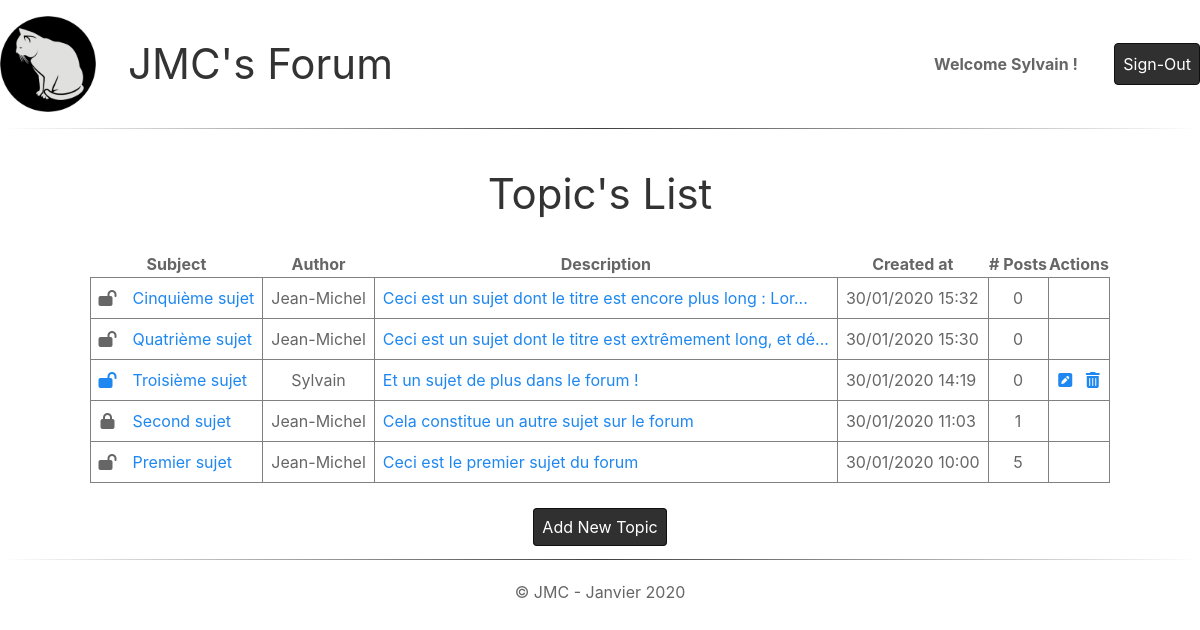
/index.php (signed in), run on the app's committed database.
### tables this page shows
CREATE TABLE IF NOT EXISTS `topic` (
  `id_topic` int(11) NOT NULL AUTO_INCREMENT,
  `title` varchar(255) NOT NULL,
  `description` text NOT NULL,
  `created_at` datetime NOT NULL DEFAULT CURRENT_TIMESTAMP,
  `id_user` int(11) NOT NULL,
  `is_closed` int(1) NOT NULL DEFAULT '0',
  PRIMARY KEY (`id_topic`),
  KEY `topic_user_FK` (`id_user`),
  CONSTRAINT `topic_user_FK` FOREIGN KEY (`id_user`) REFERENCES `user` (`id_user`)
);

CREATE TABLE IF NOT EXISTS `user` (
  `id_user` int(11) NOT NULL AUTO_INCREMENT,
  `passwd` varchar(255) NOT NULL DEFAULT '0',
  `registered_at` datetime NOT NULL DEFAULT CURRENT_TIMESTAMP,
  `last_visit` datetime NOT NULL DEFAULT CURRENT_TIMESTAMP,
  `firstname` varchar(32) DEFAULT NULL,
  `lastname` varchar(32) DEFAULT NULL,
  `mail` varchar(255) NOT NULL,
  `pseudo` varchar(32) NOT NULL,
  PRIMARY KEY (`id_user`),
  UNIQUE KEY `user_AK` (`pseudo`)
);

### src/controllers/TopicController.class.php (called while the page is built, shortened)
<?php
    require_once MODEL_PATH."TopicModel.class.php";
    final class TopicController implements ControllerInterface {
        private $_topic ;
        public function __construct(){
            $this->_topic = new TopicModel();
        }
        public function indexAction(){
            return array(
                "view" => 'viewTopics.php',
                "data" => $this->_topic->getTopicsList()
            );
        }
    }
?>

### src/models/TopicModel.class.php (called while the page is built, shortened)
<?php
    final class TopicModel extends DBC {
        public function getTopicsList() {
            $sql = "SELECT t.id_topic, t.title, t.description, t.created_at, t.is_closed, u.pseudo, COUNT(p.id_post) AS nb_posts FROM topic t
                    JOIN user u
                    ON t.id_user = u.id_user
                    LEFT JOIN post p
                    ON t.id_topic = p.id_topic
                    GROUP BY t.id_topic
                    ORDER BY t.created_at DESC" ;
            $stmt = self::$_connexion->query($sql) ;
            return ($stmt->fetchAll()) ;
        }
    }
?>

### views/viewTopics.php (the view, shortened to what this page needs)
<h1>Topic's List</h1>
<?php
    $topics=$result['data'] ;
    if (is_array($topics) && (count($topics) > 0)) {
        if (isset($_SESSION['user']))
            $pseudo = $_SESSION['user']['pseudo'] ;
        else
            $pseudo = null ;
?>
    <div>
        <table>
            <thead>
                <tr>
                    <th class="center" colspan="2">Subject</th>
                    <th class="center">Author</th>
                    <th class="center">Description</th>
                    <th class="center">Created at</th>
                    <th class="center"># Posts</th>
                    <th class="center">Actions</th>
                </tr>
            </thead>
            <tbody>
<?php
            foreach($topics as $topic) {
?>
                <tr>
                    <td class="center nb-right">
<?php
                    if ($topic['pseudo'] == $pseudo) {
?>
                        <a href="index.php?ctrl=Topic&action=toggle&id=<?=$topic['id_topic']?>">
<?php
                    }
?>
                        <i class="fas fa-<?=($topic['is_closed'] != '0') ? 'lock' : 'lock-open'?>"></i>
<?php
                    if ($topic['pseudo'] == $pseudo) {
?>
                        </a>
<?php
                    }
?>
                    </td>
                    <td class="left nb-left"><a href="index.php?ctrl=Post&action=list&id=<?=$topic['id_topic']?>"><?=$topic['title']?></a></td>
                    <td class="center"><?=ucwords($topic['pseudo'], "-_\t\r\n\f\v")?></td>
                    <td class="left"><a href="index.php?ctrl=Post&action=list&id=<?=$topic['id_topic']?>"><?=strlen($topic['description'])>64?substr($topic['description'],0,61)."...":$topic['description']?></a></td>
                    <td class="left"><?=date_format(new DateTime($topic['created_at']), "d/m/Y H:i")?></td>
                    <td class="center"><?=$topic['nb_posts']?></td>
                    <td class="center">
<?php
                    if (($topic['is_closed'] == '0') && ($topic['pseudo'] == $pseudo)) {
?>
                        <a href="index.php?ctrl=Topic&action=update&id=<?=$topic['id_topic']?>"><i class="fas fa-pen-square"></i></a>
<?php
                    }
?>
<?php
                    if (($topic['is_closed'] == '0') && ($topic['pseudo'] == $pseudo)) {
                        if ($topic['nb_posts'] == 0) {
?>
                        <a href="index.php?ctrl=Topic&action=delete&id=<?=$topic['id_topic']?>" class="del-topic">
<?php
                        }
?>
                        <i class="fas fa-trash-alt"></i>
<?php
                        if ($topic['nb_posts'] == 0) {
?>
                        </a>
<?php
                        }
                    }
?>
                    </td>
                </tr>
<?php
            }
?>
            </tbody>
        </table>
    </div>
<?php
    } else {
?>
        <p><strong>No topics yet !</strong></p>
<?php
    }
    if(isset($_SESSION['user'])) {
?>
        <a class="button" href="index.php?ctrl=Topic&action=new">Add New Topic</a>
<?php
    }
?>

### public/css/style.css (style rules this page uses)
* { box-sizing: border-box; }
.left { text-align: left; }
.center { text-align: center; }
.button { border: 1px solid #101010 ; background-color: #303030; color:white; border-radius: .25em; padding: .5em; text-align: center; text-decoration: none; }
body { max-width: 1200px; margin: auto; }
table { margin: 2em auto; border-collapse: collapse; }
table tr td { border: 1px solid #808080; padding: .5em; }
table td.nb-left { border-left: 0; }
table td.nb-right { border-right: 0; }

### data on the page
topic: is_closed 0 (drawn), title "Cinquième sujet", id_user.pseudo "Jean-Michel", description "Ceci est un sujet dont le titre est encore plus long : Lor", created_at "30/01/2020 15:32", nb_posts "0"
topic: is_closed 0 (drawn), title "Quatrième sujet", id_user.pseudo "Jean-Michel", description "Ceci est un sujet dont le titre est extrêmement long, et dé", created_at "30/01/2020 15:30", nb_posts "0"
topic: is_closed 0 (drawn), title "Troisième sujet", id_user.pseudo "Sylvain", description "Et un sujet de plus dans le forum !", created_at "30/01/2020 14:19", nb_posts "0"
topic: is_closed 1 (drawn), title "Second sujet", id_user.pseudo "Jean-Michel", description "Cela constitue un autre sujet sur le forum", created_at "30/01/2020 11:03", nb_posts "1"
topic: is_closed 0 (drawn), title "Premier sujet", id_user.pseudo "Jean-Michel", description "Ceci est le premier sujet du forum", created_at "30/01/2020 10:00", nb_posts "5"

### other printed values
$_SESSION['user']['pseudo'] "Sylvain"
